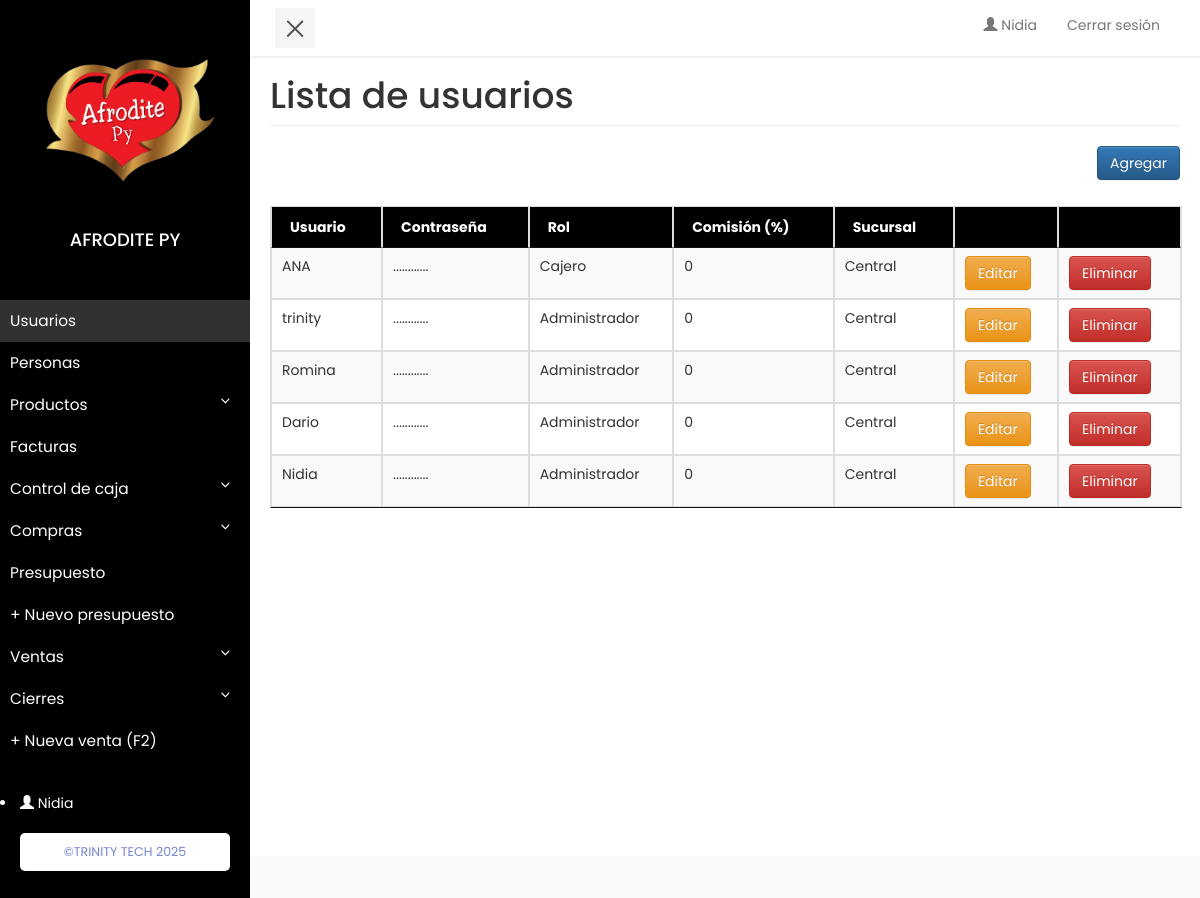
Page /index.php?c=usuario (signed in) on the earlier database version.
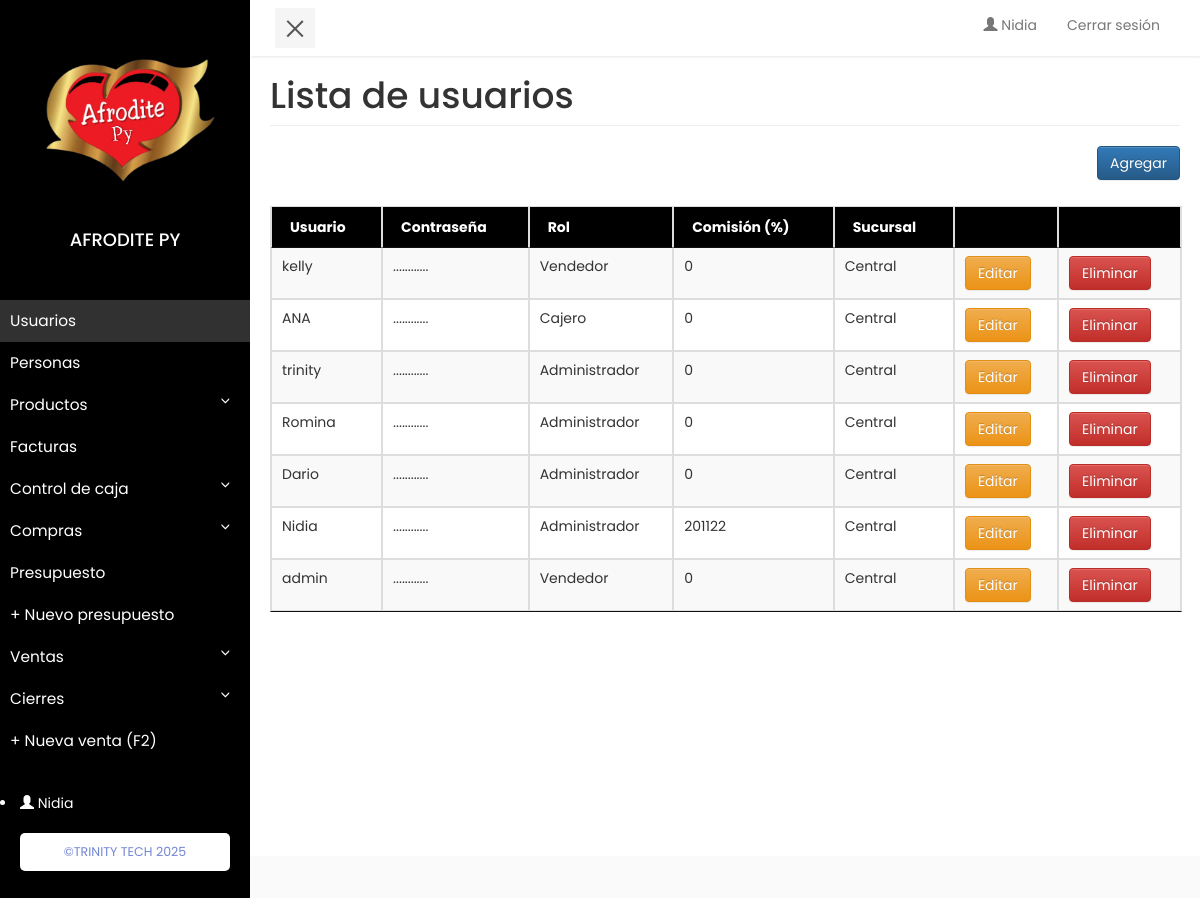
Same page on the later database version.
### tables this page shows
CREATE TABLE `usuario` (
  `id` int(11) NOT NULL,
  `user` varchar(20) NOT NULL,
  `pass` varchar(20) NOT NULL,
  `nivel` int(11) NOT NULL,
  `sucursal` int(11) DEFAULT NULL,
  `comision` float DEFAULT NULL
);

CREATE TABLE `sucursales` (
  `id` int(11) NOT NULL,
  `sucursal` varchar(60) NOT NULL
);

### model/database.php (called while the page is built, shortened)
<?php
class Database
{
    public static function StartUp()
    {
        $pdo = new PDO('mysql:host=' . HOST . ';dbname=' . DB . ';charset=utf8', USER, PASS);
        $pdo->setAttribute(PDO::ATTR_ERRMODE, PDO::ERRMODE_EXCEPTION);
        return $pdo;
    }
}

### model/cierre.php (called while the page is built, shortened)
<?php
class cierre
{
	private $pdo;
	public function __CONSTRUCT()
	{
		try
		{
			$this->pdo = Database::StartUp();
		}
		catch(Exception $e)
		{
			die($e->getMessage());
		}
	}
	public function Consultar($id)
	{
		try
		{
			$stm = $this->pdo
			          ->prepare("SELECT * FROM cierres WHERE id_usuario = ? AND fecha_cierre IS NULL");
			$stm->execute(array($id));
			return $stm->fetch(PDO::FETCH_OBJ);
		} catch (Exception $e)
		{
			die($e->getMessage());
		}
	}
}

### model/usuario.php (called while the page is built, shortened)
<?php
class usuario
{
	private $pdo;
	public function __CONSTRUCT()
	{
		try
		{
			$this->pdo = Database::StartUp();
		}
		catch(Exception $e)
		{
			die($e->getMessage());
		}
	}
	public function Listar()
	{
		try
		{
			$stm = $this->pdo->prepare("SELECT *, u.id, s.sucursal FROM usuario u LEFT JOIN sucursales s ON u.sucursal = s.id ORDER BY u.id DESC");
			$stm->execute();
			return $stm->fetchAll(PDO::FETCH_OBJ);
		}
		catch(Exception $e)
		{
			die($e->getMessage());
		}
	}
}

### view/usuario/usuario.php (the view, shortened to what this page needs)
<h1 class="page-header">Lista de usuarios </h1>
<a class="btn btn-primary pull-right" href="#usuarioModal" class="btn btn-success" data-toggle="modal" data-target="#crudModal" data-c="usuario">Agregar</a>
<br><br><br>
<table class="table table-striped table-bordered display responsive nowrap datatable">
    <thead>
        <tr style="background-color: #000; color:#fff">
            <th>Usuario</th>
            <th>Contraseña</th>
            <th>Rol</th>
            <th>Comisión (%)</th>
            <th>Sucursal</th>
            <th></th>
            <th></th>
        </tr>
    </thead>
    <tbody>
    <?php foreach($this->model->Listar() as $r): ?>
        <?php
            if($r->nivel==1){
                $nivel = 'Administrador';
            }elseif($r->nivel==2){
                $nivel = 'Cajero';
            }elseif($r->nivel==4){
                $nivel = 'Gerente';
            }else{
                $nivel = 'Vendedor';
            }
        ?>
        <tr class="click">
            <td><a href="?c=venta&a=listarusuario&id_usuario=<?php echo $r->id; ?>&mes=<?php echo date("Y-m"); ?>"><?php echo $r->user; ?></a></td>
            <td>............</td>
            <td><?php echo $nivel; ?></td>
            <td><?php echo $r->comision; ?></td>
            <td><?php echo $r->sucursal; ?></td>
            <td>
                <a  class="btn btn-warning edit" href="#crudModal" class="btn btn-success" data-toggle="modal" data-target="#crudModal" data-id="<?php echo $r->id;?>" data-c="usuario">Editar</a>
            </td>
            <td>
                <a  class="btn btn-danger delete" href="?c=usuario&a=Eliminar&id=<?php echo $r->id; ?>">Eliminar</a>
            </td>
        </tr>
    <?php endforeach; ?>
    </tbody>
</table>
</div>
</div>
</div>

### index.php (shortened to what this page needs)
<?php
require_once 'model/database.php';
$controller = 'venta_tmp';
if(!isset($_REQUEST['c']))
{
    require_once "controller/$controller.controller.php";
    $controller = ucwords($controller) . 'Controller';
    $controller = new $controller;
    $controller->Index();
}
else
{
    $accion = isset($_REQUEST['a']) ? $_REQUEST['a'] : 'Index';
    $controller = new $controller;
    call_user_func( array( $controller, $accion ) );
}

### controller/usuario.controller.php (shortened to what this page needs)
<?php
require_once 'model/usuario.php';
require_once 'model/cierre.php';
class usuarioController{
    public function __CONSTRUCT(){
        $this->model = new usuario();
        $this->cierre = new cierre();
    }
    public function Index(){
       if ($_SESSION['nivel']==1){
            require_once 'view/header.php';
            require_once 'view/usuario/usuario.php';
            require_once 'view/footer.php';
        }else{
            echo "No tienes permiso";
        }
    }
}

### view/header.php (shortened to what this page needs)
<!DOCTYPE html>
<html lang="es">
<head>
    <link rel="stylesheet" href="assets/admin/css/bootstrap.min.css" />
    <link rel="stylesheet" href="assets/admin/css/bootstrap-theme.min.css" />
    <link rel="stylesheet" href="assets/admin/js/jquery-ui/jquery-ui.min.css" />
    <link rel="stylesheet" href="assets/admin/css/style.css" />
    <link rel="stylesheet" href="assets/admin/css/sidebar.css" />
    <link href="plugins/datatables/datatables.css" rel="stylesheet" type="text/css" />
    <link href="https://cdn.datatables.net/buttons/1.6.4/css/buttons.dataTables.min.css" rel="stylesheet" />
    <link href="plugins/datatables/jquery.dataTables.min.css" rel="stylesheet" />
    <link rel="stylesheet" href="https://cdn.jsdelivr.net/npm/bootstrap-select@1.13.14/dist/css/bootstrap-select.min.css">
</head>
<body>
    <div class="wrapper">
        <?php if ($_SESSION['nivel'] <= 4) {
            include "sidebar.php";
        } ?>
        <div style="width:100%;">
            <?php include "nav.php"; ?>
            <div id="content" style="background-color: white">

### view/sidebar.php (shortened to what this page needs)
<nav id="sidebar">
    <div class="sidebar-header" align="center">
    <img src="assets/img/logo.png" width="200" align="center">
    <H4>AFRODITE PY</H4>
    </div>
    <ul class="list-unstyled components">
        <?php if($_SESSION['nivel']==1){ ?>
        <li <?php if(isset($_GET['c']) && $_GET['c']=='usuario') echo "class='active'"; ?>>
            <a href="?c=usuario">Usuarios</a>
        </li>
       <li <?php if(isset($_GET['c']) && $_GET['c'] =='cliente') echo "class='active'"; ?>>
                <a href="?c=cliente">Personas</a>
            </li>
        <li>
            <a href="#productoSubmenu" data-toggle="collapse" aria-expanded="false">Productos</a>
        </li>
        <li <?php if ($_GET['c'] == 'factura' && !isset($_GET['a'])) echo "class='active'"; ?>>
                <a href="?c=factura">Facturas</a>
            </li>
        <li>
            <a href="#cajaSubmenu" data-toggle="collapse" aria-expanded="false">Control de caja</a>
        </li>
        <li>
            <a href="#compraSubmenu" data-toggle="collapse" aria-expanded="false">Compras</a>
        </li>
        <li <?php if(isset($_GET['c']) && $_GET['c'] =='presupuesto') echo "class='active'"; ?>>
                <a href="?c=presupuesto">Presupuesto</a>
            </li>
            <li <?php if(isset($_GET['c']) && $_GET['c']=='presupuesto_tmp' && !isset($_GET['a'])) echo "class='active'"; ?>>
                <a href="?c=presupuesto_tmp">+ Nuevo presupuesto</a>
            </li>
        <li>
            <a href="#ventaSubmenu" data-toggle="collapse" aria-expanded="false">Ventas</a>
        </li>
         <li>
            <a href="#cierreSubmenu" data-toggle="collapse" aria-expanded="false">Cierres</a>
        </li>
        <li <?php if(isset($_GET['c']) && $_GET['c']=='venta_tmp') echo "class='active'"; ?>>
            <a href="?c=venta_tmp" >
                <?php if ($cierre = $this->cierre->Consultar($_SESSION['user_id'])): ?>
                + Nueva venta (F2)
                <?php else: ?>
                Apertura de Caja
                <?php endif ?>
            </a>
        </li>
        <?php } ?>
    </ul>
	<li>
    <a href='?c=usuario&a=password' ><span class="glyphicon glyphicon-user"></span>&nbsp;<?php echo $_SESSION['username'] ?></a>
</li>
    <ul class="list-unstyled CTAs">
        <li><a href="https://trinitytech.com.py" class="download">&copy;TRINITY TECH <?php echo date("Y") ?></a></li>
    </ul>
</nav>

### view/nav.php (shortened to what this page needs)
<nav class="navbar navbar-default">
    <div class="container-fluid">
	    <div class="navbar-header">
	        <button type="button" id="sidebarCollapse" class="navbar-btn">
	            <span></span>
	        </button>
	    </div>
		<div class="collapse navbar-collapse" id="bs-example-navbar-collapse-1">
		    <ul class="nav navbar-nav navbar-right">
		        <li><a href='?c=usuario&a=password' ><span class="glyphicon glyphicon-user"></span>&nbsp;<?php echo $_SESSION['username'] ?></a></li>
		        <li><a href="login.php">Cerrar sesión</a></li>
		    </ul>
		</div>
    </div>
</nav>

### view/footer.php (shortened to what this page needs)
</body>
</html>

### assets/admin/css/sidebar.css (style rules this page uses)
body { font-family: 'Poppins', sans-serif; background: #fafafa; }
a, a:hover, a:focus { color: inherit; text-decoration: none; transition: all 0.3s; }
.navbar { padding: 0px 10px; background: #fff; border: none; border-radius: 0; margin-bottom: 0px; box-shadow: 1px 1px 3px rgba(0, 0, 0, 0.1); }
.navbar-btn { box-shadow: none; outline: none !important; border: none; }
.wrapper { display: flex; align-items: stretch; perspective: 1500px; }
#sidebar { min-width: 250px; max-width: 250px; background: #000; color: #fff; transition: all 0.6s cubic-bezier(0.945, 0.020, 0.270, 0.665); transform-origin: bottom left; }
#sidebar .sidebar-header { padding: 20px; background: #000; }
#sidebar ul.components { padding: 20px 0; border-bottom: 1px solid #000; }
#sidebar ul li a { padding: 10px; font-size: 1.1em; display: block; }
#sidebar ul li.active > a, a[aria-expanded="true"] { color: #fff; background: #313131; }
a[data-toggle="collapse"] { position: relative; }
a[aria-expanded="false"]::before, a[aria-expanded="true"]::before { content: '\e259'; display: block; position: absolute; right: 20px; font-family: 'Glyphicons Halflings'; font-size: 0.6em; }
ul.CTAs { padding: 20px; }
ul.CTAs a { text-align: center; font-size: 0.9em !important; display: block; border-radius: 5px; margin-bottom: 5px; }
a.download { background: #fff; color: #7386D5; }
#content { padding: 20px; min-height: 100vh; transition: all 0.3s; }
#sidebarCollapse { width: 40px; height: 40px; background: #f5f5f5; }
#sidebarCollapse span { width: 80%; height: 2px; margin: 0 auto; display: block; background: #555; transition: all 0.8s cubic-bezier(0.810, -0.330, 0.345, 1.375); transition-delay: 0.2s; }
#sidebarCollapse span:last-of-type { transform: rotate(-45deg) translate(1px, -1px); }

### view/header.php (style rules this page uses)
.page-header { margin: 0px 0 20px; }

Differences in the rows shown:
added usuario: user "kelly", nivel "Vendedor", comision "0", sucursales.sucursal "Central"
changed usuario "Nidia": comision "0" → "201122"
added usuario: user "admin", nivel "Vendedor", comision "0", sucursales.sucursal "Central"
